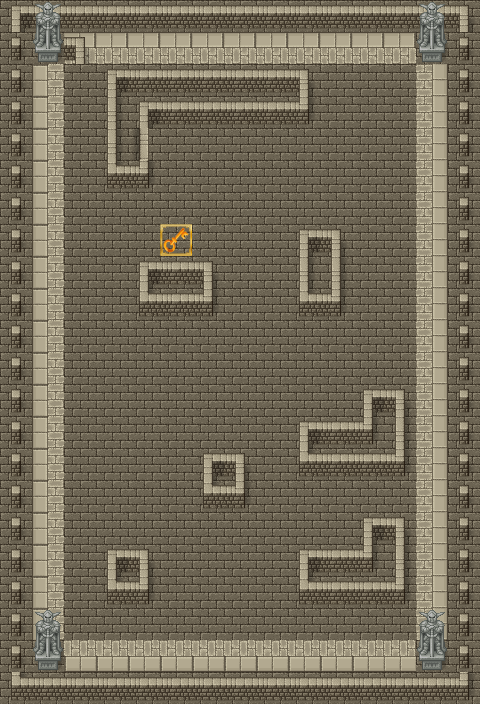

This is a level from a 2D game, rendered from its Tiled map with the project's own tilesets. A one-line summary and the map file follow, with tile-layer data summarised:
An orthogonal 15x22 tile map with 32x32 px tiles, 3 tile layers (Theme , SB, Object), 2 tilesets and 15 objects.

<map version="1.2" tiledversion="1.3.1" orientation="orthogonal" renderorder="right-down" compressionlevel="-1" width="15" height="22" tilewidth="32" tileheight="32" infinite="0" nextlayerid="16" nextobjectid="32">
 <tileset firstgid="1" name="ts-basechip" tilewidth="32" tileheight="32" tilecount="1064" columns="8">
  <image source="ts-basechip.png" width="256" height="4256" />
 </tileset>
 <tileset firstgid="1065" name="gold" tilewidth="32" tileheight="32" tilecount="1" columns="1">
  <image source="gold.png" width="32" height="32" />
 </tileset>
 <layer id="8" name="Theme " width="15" height="22">
  <data>[330 cells, 330 non-empty, 3 distinct tile ids]</data>
 </layer>
 <layer id="10" name="SB" width="15" height="22">
  <data>[330 cells, 2 non-empty, 1 distinct tile ids]</data>
 </layer>
 <layer id="9" name="Object" width="15" height="22">
  <data>[330 cells, 136 non-empty, 10 distinct tile ids]</data>
 </layer>
 <objectgroup id="11" name="Wall">
  <object id="7" x="110.156" y="70.0996" width="195.277" height="55.0782" />
  <object id="8" x="106.401" y="122.674" width="42.5605" height="62.5889" />
  <object id="9" x="141.451" y="260.37" width="68.8478" height="52.5747" />
  <object id="11" x="299.175" y="231.579" width="42.5605" height="83.8691" />
  <object id="12" x="364.267" y="389.303" width="40.0569" height="85.1209" />
  <object id="13" x="302.93" y="421.849" width="57.5818" height="52.5747" />
  <object id="14" x="365.519" y="518.236" width="36.3016" height="83.8691" />
  <object id="15" x="300.427" y="552.034" width="65.0925" height="50.0711" />
  <object id="16" x="204.04" y="453.144" width="41.3087" height="55.0782" />
  <object id="17" x="106.401" y="552.034" width="43.8122" height="52.5747" />
 </objectgroup>
 <objectgroup id="12" name="kill">
  <object id="19" x="468.165" y="0" width="12.5178" height="703.499" />
  <object id="20" x="1.25178" y="0" width="480.683" height="11.266" />
  <object id="21" x="2.50356" y="0" width="8.76245" height="703.499" />
  <object id="22" x="2.50356" y="688.478" width="480.683" height="15.0213" />
 </objectgroup>
 <objectgroup id="13" name="key">
  <object id="27" x="160.228" y="224.068" width="30.0427" height="32.5462" />
 </objectgroup>
 <objectgroup id="14" name="movingwall" />
 <objectgroup id="15" name="explode" />
</map>
